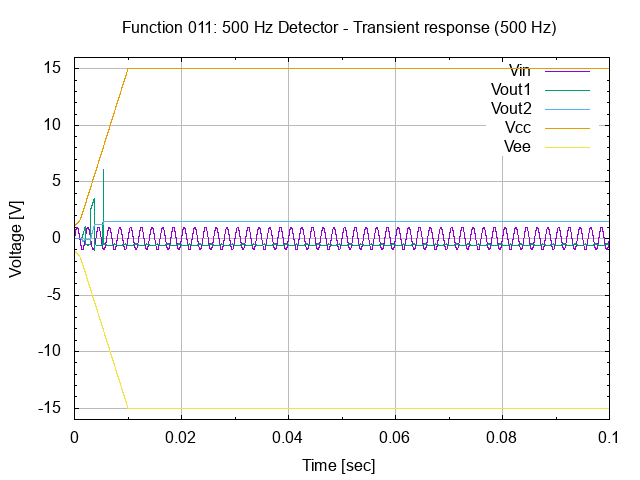

The gnuplot source for this figure:
# setup terminal
set term png

# setup graph
set output "26.011.00.01.01.01.png"
set title "Function 011: 500 Hz Detector - Transient response (500 Hz)"

# setup Y-axis
set yrange [-16:16]
set grid ytics lt 1 lw 1 lc rgb "#bbbbbb"
set mytics
set ylabel "Voltage [V]"

# setup X-axis
set grid xtics lt 1 lw 1 lc rgb "#bbbbbb"
set mxtics
set xlabel "Time [sec]"

# setup plot style
set style data lines
plot '26.011.00.01.01.dat' using 1:2 title "Vin", \
     '26.011.00.01.01.dat' using 1:3 title "Vout1", \
     '26.011.00.01.01.dat' using 1:4 title "Vout2", \
     '26.011.00.01.01.dat' using 1:5 title "Vcc", \
     '26.011.00.01.01.dat' using 1:6 title "Vee"

# set output back to default
set output

# reset terminal type
set terminal pop
